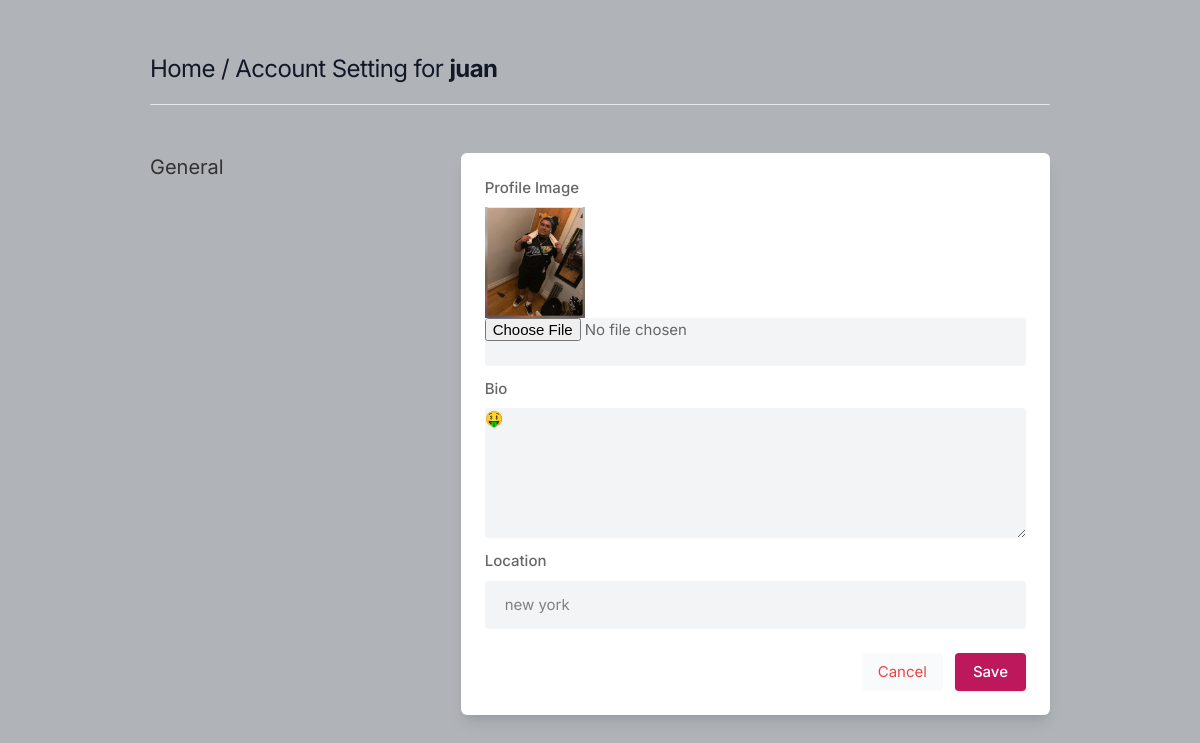
Screenshot of /settings (signed in) with the database file from the repository.
### core/models.py (models this page shows, shortened)
class Profile(models.Model):
    user = models.ForeignKey(User, on_delete=models.CASCADE)
    id_user = models.IntegerField()
    bio = models.TextField(blank=True)
    profileimg = models.ImageField(upload_to='profile_images', default='blank-profile-picture.png')
    location = models.CharField(max_length=100, blank=True)

### core/views.py (the view, shortened to what this page needs)
# urls.py: path('settings', views.settings, name='settings'),
@login_required(login_url='signin')
def settings(request):
    user_profile = Profile.objects.get(user=request.user)
    return render(request, 'setting.html', {'user_profile': user_profile})

### templates/setting.html (shortened to what this page needs)
{% load static %}
<!DOCTYPE html>
<html lang="en">
<head>
    <link rel="stylesheet" href="{% static 'assets/css/icons.css' %}">
    <link rel="stylesheet" href="{% static 'assets/css/uikit.css' %}">
    <link rel="stylesheet" href="{% static 'assets/css/style.css' %}">
    <link rel="stylesheet" href="{% static 'assets/css/tailwind.css' %}">
</head>
<body>
            <div class="container m-auto">
                <h1 class="text-2xl leading-none text-gray-900 tracking-tight mt-3"><a href="/">Home</a> / Account Setting for <b>{{user.username}}</b> </h1>
                <br>
                <hr>
                <div class="grid lg:grid-cols-3 mt-12 gap-8">
                    <div>
                        <h3 class="text-xl mb-2"> General</h3>
                    </div>
                    <div class="bg-white rounded-md lg:shadow-lg shadow col-span-2">
                    <form action="" method="POST" enctype="multipart/form-data">
                       <div class="grid grid-cols-2 gap-3 lg:p-6 p-4">
                            <div class="col-span-2">
                                <label for=""> Profile Image</label>
                                <img width="100" height="100" src="{{user_profile.profileimg.url}}" />
                                <input type="file" name="image" value="" class="shadow-none bg-gray-100">
                            </div>
                            <div class="col-span-2">
                                <label for="about">Bio</label>
                                <textarea id="about" name="bio" rows="3"  class="shadow-none bg-gray-100">{{user_profile.bio}}</textarea>
                            </div>
                            <div class="col-span-2">
                                <label for=""> Location</label>
                                <input type="text" name="location" value="{{user_profile.location}}" class="shadow-none bg-gray-100">
                            </div>
                       </div>
                       <div class="bg-gray-10 p-6 pt-0 flex justify-end space-x-3">
                           <button class="p-2 px-4 rounded bg-gray-50 text-red-500"> <a href="/">Cancel</a> </button>
                           <button type="submit" class="button bg-blue-700"> Save </button>
                       </div>
                    </form>
                    </div>
                    </div>
                    <br>
                </div>
</body>
</html>

### static/assets/css/style.css (style rules this page uses)
body { background-color: #B0B3B8!important; }
button { vertical-align: middle; }
span.button, button.button { background-color: #be185d; top: 0; color: #fff; position: relative; padding: 8px 18px; line-height: 22px; position: relative; font-weight: 500; font-size: 15px; display: inline-block; -webkit-transition: all 0.2s ease-in-out; transition: all 0.2s ease-in-out; cursor: pointer; overflow: hidden; border: none; border-radius: 4px; -webkit-box-shadow: 0 1px 3px rgba(0, 0, 0, 0.1); box-shadow: 0 1px 3px rgba(0, 0, 0, 0.1); }
input { height: 48px; line-height: 48px; padding: 0 20px; outline: none; font-size: 15px; color: #808080; max-width: 100%; width: 100%; -webkit-box-sizing: border-box; box-sizing: border-box; display: block; font-weight: 400; opacity: 1; border-radius: 4px; border: none; -webkit-box-shadow: 0 1px 4px 0px rgba(0, 0, 0, 0.12); box-shadow: 0 1px 4px 0px rgba(0, 0, 0, 0.12); }
input[type="text"], input[type="password"], input[type="email"], input[type="number"] { height: 48px; line-height: 48px; padding: 0 20px; outline: none; font-size: 15px; color: #808080; max-width: 100%; width: 100%; -webkit-box-sizing: border-box; box-sizing: border-box; display: block; font-weight: 400; opacity: 1; border-radius: 4px; border: none; -webkit-box-shadow: 0 1px 4px 0px rgba(0, 0, 0, 0.12); box-shadow: 0 1px 4px 0px rgba(0, 0, 0, 0.12); }
textarea { height: 48px; line-height: 48px; padding: 0 20px; outline: none; font-size: 15px; color: #808080; margin: 0 0 16px 0; max-width: 100%; width: 100%; -webkit-box-sizing: border-box; box-sizing: border-box; display: block; background-color: #fff; font-weight: 500; opacity: 1; border-radius: 4px; border: none; -webkit-box-shadow: 0 1px 4px 0px rgba(0, 0, 0, 0.12); box-shadow: 0 1px 4px 0px rgba(0, 0, 0, 0.12); }
input { -webkit-transition: all 0.1s ease-in-out; transition: all 0.1s ease-in-out; }
::placeholder { color: #808080; opacity: 1; }
textarea { height: auto; line-height: 27px; padding: 20px; min-height: 130px; -webkit-transition: none !important; transition: none !important; min-width: 100%; }
label, legend { display: block; font-weight: bold; font-size: 15px; font-weight: 500; margin-bottom: 8px; }
button { border: none; margin: 0; padding: 0; width: auto; overflow: visible; background: transparent; color: inherit; font: inherit; line-height: normal; cursor: pointer; }
a { color: #be185d; -webkit-transition: 0.3s; transition: 0.3s; outline: none !important; }
button { outline: none !important; }
img { max-width: 100%; }
body { color: #666; font-size: 15px; line-height: 27px; background-color: #f0f2f5; font-family: "Inter", sans-serif; text-transform: none; }
h1, h2, h3, h4, h5, h6 { font-family: "Inter", sans-serif; text-transform: none; }
input[type="text"], input[type="password"], input[type="email"] { font-family: "Inter", sans-serif; text-transform: none; }
textarea, select { font-family: "Inter", sans-serif; text-transform: none; }
button, body .pac-container { font-family: "Inter", sans-serif; text-transform: none; }
h1, h2, h3, h4, h5, h6 { color: #333; font-weight: 500; margin: 0; padding: 0; }
h1 { font-size: 32px; }
h3 { font-size: 22px; }
b, strong { font-weight: 700 !important; }
@media (min-width: 1024px) { .container { max-width: 900px !important; padding-top: 45px; } }
.shadow-none { -webkit-box-shadow: none !important; box-shadow: none !important; }

### rows the page displays
Profile: profileimg (picture), bio "🤑", location "new york"

### other values shown
{{ user.username }} "juan"
